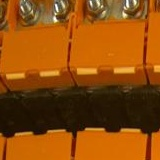
#> input picture data/classifier/auto/good/1727996274_jpeg.rf.f5deafe1b3cd8722107ecc4a11195406_g0.jpg, 160 x 160 px
$ python build_classifier_dataset.py
#> lines starting #> are read from the running program, lines starting #| are printed output that depends on the picture
"""
build_classifier_dataset.py
============================
Expand the small set of hand-sorted module crops into a classifier dataset at
the paper's scale (Section 4.6 / Appendix K: 48-image test set = 34 good + 14
bad) using augmentation, while guaranteeing that no source crop appears in both
the train and test split (no data leakage).

Why this exists
---------------
The paper used a private, manually-refined crop dataset that is not distributed.
This repository only carries a handful of real good/bad module crops. To run the
condition classifier at a comparable scale, each real crop is expanded with
label-preserving augmentations (flip, small rotation, brightness/contrast,
slight zoom). Augmentation for the TEST split is allowed here ONLY to reach the
paper's reporting scale; every test image derives from a source crop that is
never used for training. This is a feasibility-scale reconstruction, not the
paper's real held-out set — see README.

Inputs  : data/classifier/{train,test}/{good,bad}/  (existing real crops, pooled)
Outputs : data/classifier/{train,test}/{good,bad}/  (rebuilt to target scale)

Usage:
    python scripts/data_prep/build_classifier_dataset.py
    python scripts/data_prep/build_classifier_dataset.py --test_good 34 --test_bad 14
"""

import argparse
import random
import shutil
from pathlib import Path

import cv2
import numpy as np

ROOT     = Path(__file__).resolve().parents[2]
CLS_ROOT = ROOT / "data" / "classifier"
IMG_EXT  = {".jpg", ".jpeg", ".png", ".bmp"}
SEED     = 42


def collect_sources(cls: str):
    """
    Pool all existing real crops for a class from train/ and test/ and load the
    pixel data into memory up front. Loading before any directory is cleared is
    essential because the source crops live in the same train/ and test/ folders
    that are rebuilt — reading them lazily would race with deletion.
    Returns a list of (stem, image_array).
    """
    loaded = []
    for split in ("train", "test"):
        d = CLS_ROOT / split / cls
        if not d.exists():
            continue
        for p in sorted(d.iterdir()):
            if p.suffix.lower() not in IMG_EXT:
                continue
            im = cv2.imread(str(p))
#> im is the input picture: shape (160, 160, 3); mean B, G, R 10.9, 75.7, 142.5
            if im is not None:
                loaded.append((p.stem, im))
    return loaded


def augment(img: np.ndarray, rng: random.Random) -> np.ndarray:
    """Label-preserving augmentation suitable for whole-crop classification."""
    h, w = img.shape[:2]
    if rng.random() < 0.5:
        img = cv2.flip(img, 1)
    angle = rng.uniform(-15, 15)
    M = cv2.getRotationMatrix2D((w / 2, h / 2), angle, rng.uniform(0.95, 1.10))
    img = cv2.warpAffine(img, M, (w, h), borderMode=cv2.BORDER_REFLECT)
    # brightness / contrast
    alpha = rng.uniform(0.85, 1.15)   # contrast
    beta  = rng.uniform(-18, 18)      # brightness
    return cv2.convertScaleAbs(img, alpha=alpha, beta=beta)


def build_split(imgs, out_dir: Path, target_n: int, rng: random.Random,
                augment_originals: bool):
    """Write target_n images into out_dir from in-memory (stem, image) sources."""
    out_dir.mkdir(parents=True, exist_ok=True)
    for f in out_dir.glob("*"):
        if f.suffix.lower() in IMG_EXT:
            f.unlink()
    if not imgs:
        return 0
    written = 0
    # First pass: include each real source once (test stays as-real where possible)
    for stem, im in imgs:
        if written >= target_n:
            break
        out = im if not augment_originals else augment(im, rng)
        cv2.imwrite(str(out_dir / f"{stem}_s{written:03d}.jpg"), out)
        written += 1
    # Fill the remainder with augmented copies, cycling through sources
    i = 0
    while written < target_n:
        stem, im = imgs[i % len(imgs)]
        cv2.imwrite(str(out_dir / f"{stem}_a{written:03d}.jpg"), augment(im, rng))
        written += 1
        i += 1
    return written


def build_class(cls: str, test_n: int, train_n: int, rng: random.Random):
    sources = collect_sources(cls)   # list of (stem, image) loaded into memory
#> sources = 2 items
    if not sources:
        raise FileNotFoundError(f"No source crops found for class '{cls}'")
    rng.shuffle(sources)
    # Split sources so none is shared between test and train (no leakage)
    n_test_src = max(1, min(len(sources) - 1, round(len(sources) * 0.5)))
#> n_test_src = 1
    test_src  = sources[:n_test_src]
#> test_src = 1 item
    train_src = sources[n_test_src:]
#> train_src = 1 item
    print(f"  [{cls}] {len(sources)} real source crops -> "
          f"{len(test_src)} test-source / {len(train_src)} train-source")
#|   [good] 2 real source crops -> 1 test-source / 1 train-source

    n_test  = build_split(test_src,  CLS_ROOT / "test"  / cls, test_n,  rng,
                          augment_originals=False)
#> the loop in build_split, `for stem, im in imgs:` made 1 pass
#> written on pass 1: 1
#> after the loop in build_split, `for stem, im in imgs:`: written = 1
#> the loop in build_split, `while written < target_n:` made 33 passes
#> after the loop in build_split, `while written < target_n:`: i = 33; written = 34
#> n_test = 34
    n_train = build_split(train_src, CLS_ROOT / "train" / cls, train_n, rng,
                          augment_originals=True)
#> the loop in build_split (call 2), `for stem, im in imgs:` made 1 pass
#> (h in augment, w in augment, angle in augment, M in augment, alpha in augment, beta in augment, written) on pass 1: (160, 160, 5.07, [[0.978, 0.0868, -5.21], [-0.0868, 0.978, 8.68]], 0.89, 15.68, 1)
#> the loop in build_split (call 2), `while written < target_n:` made 59 passes
#> pass 1, in augment (call 35), `img = cv2.warpAffine(img, M, (w, h), borderMode=cv2.BORDER_REFLECT)`:
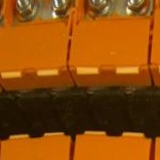
#> img: shape (160, 160, 3); mean of channels 0, 1, 2 10, 74.5, 140.8; drawn as B, G, R
    print(f"        wrote {n_test} test / {n_train} train images")
#|         wrote 34 test / 60 train images
    return n_test, n_train


def main():
    ap = argparse.ArgumentParser(description="Build paper-scale classifier dataset")
    ap.add_argument("--test_good",  type=int, default=34)
    ap.add_argument("--test_bad",   type=int, default=14)
    ap.add_argument("--train_good", type=int, default=60)
    ap.add_argument("--train_bad",  type=int, default=40)
    args = ap.parse_args()

    rng = random.Random(SEED)
    print("Building classifier dataset (no train/test source leakage)...")
    tg, rg = build_class("good", args.test_good, args.train_good, rng)
    tb, rb = build_class("bad",  args.test_bad,  args.train_bad,  rng)
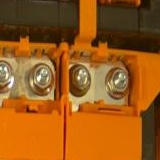
#> input picture data/classifier/auto/bad/1727996289_jpeg.rf.e9f510bcd4bb43b62f0f731effbdb63d_fb0.jpg, 160 x 160 px
#> in collect_sources, im is the input picture: shape (160, 160, 3); mean B, G, R 23.7, 89, 154
#|   [bad] 2 real source crops -> 1 test-source / 1 train-source
#> the loop in build_split (call 3), `while written < target_n:` made 13 passes
#> pass 1, in augment (call 94), `img = cv2.warpAffine(img, M, (w, h), borderMode=cv2.BORDER_REFLECT)`:
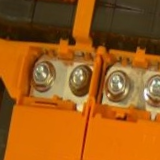
#> img: shape (160, 160, 3); mean of channels 0, 1, 2 23.8, 90, 155.6; drawn as B, G, R
#> the loop in build_split (call 4), `for stem, im in imgs:` made 1 pass
#> pass 1, in augment (call 107), `img = cv2.warpAffine(img, M, (w, h), borderMode=cv2.BORDER_REFLECT)`:
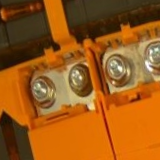
#> img: shape (160, 160, 3); mean of channels 0, 1, 2 23.8, 89, 154.5; drawn as B, G, R
#> pass 1, in build_split (call 4), `out = im if not augment_originals else augment(im, rng)`:
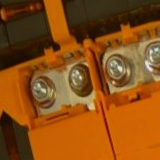
#> out: shape (160, 160, 3); mean B, G, R 20.1, 77.7, 138.5
#> the loop in build_split (call 4), `while written < target_n:` made 39 passes
#> pass 1, in augment (call 108), `img = cv2.warpAffine(img, M, (w, h), borderMode=cv2.BORDER_REFLECT)`:
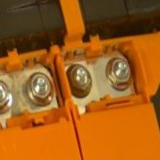
#> img: shape (160, 160, 3); mean of channels 0, 1, 2 24.7, 92.1, 159.4; drawn as B, G, R
#> pass 2, in augment (call 109), `img = cv2.warpAffine(img, M, (w, h), borderMode=cv2.BORDER_REFLECT)`:
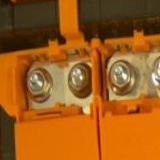
#> img: shape (160, 160, 3); mean of channels 0, 1, 2 24.9, 90.7, 156.3; drawn as B, G, R
#|         wrote 14 test / 40 train images

    print(f"\nTest set : {tg} good + {tb} bad = {tg + tb} images "
          f"(paper: 34 good + 14 bad = 48)")
#| Test set : 34 good + 14 bad = 48 images (paper: 34 good + 14 bad = 48)
    print(f"Train set: {rg} good + {rb} bad = {rg + rb} images")
#| Train set: 60 good + 40 bad = 100 images
    print("\nNote: expanded from real crops by augmentation to approach paper "
          "scale; not the paper's real held-out set. See README.")


if __name__ == "__main__":
    main()
